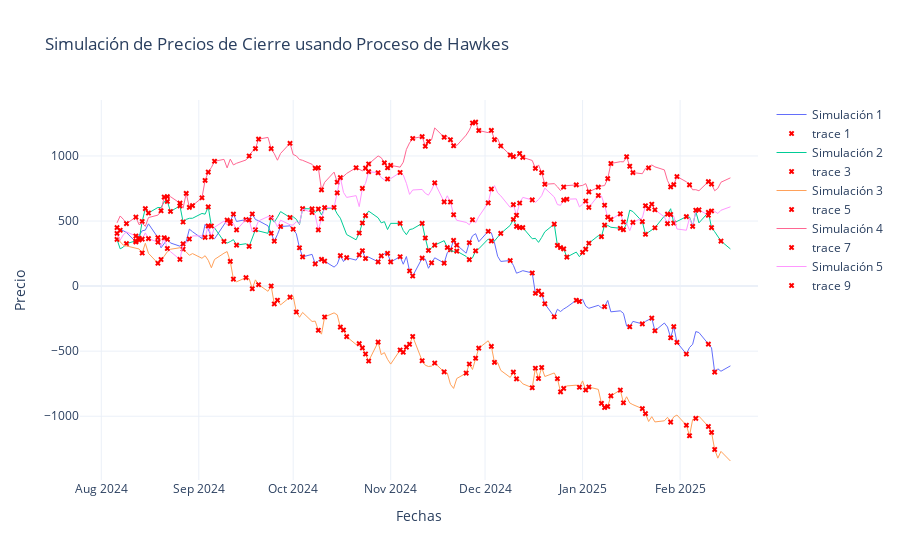

The notebook cell saved with this chart:
### Code cell
def funcion_intensidad(mu, alpha, beta, eventos, tiempos):
    # Calcula la intensidad actual del proceso de Hawkes
    return mu + alpha * np.sum(eventos * np.exp(-beta * (len(eventos) + 1 - tiempos)))

def simulated_hawkes_closing_prices(eventos, lambda_0, alpha, beta, initial_price, daily_volatility, start_date, num_days=30):
    number_events = len(eventos)
    
    eventos_historicos = list(eventos)  # Convertir a lista para modificarla

    # Crear un array de tiempos para los eventos históricos
    historical_times = np.arange(1, number_events + 1)

    # Lista para almacenar precios de cierre
    prices = [initial_price]

    current_intensity = lambda_0  # Intensidad actual
    
    simulated_events = np.zeros(1)
    
    for i in range(1, num_days + 1):
        # Actualiza los tiempos históricos añadiendo el nuevo tiempo
        historical_times = np.append(historical_times, number_events + i)

        P = 1 - np.exp(-current_intensity)
        
        price_change = 0  # Inicializar el cambio de precio para el día
        
        if np.random.uniform() < P:
            eventos_historicos.append(1)
            # Calcula el cambio de precio basado en el número de eventos
            event_price_change = np.random.normal(loc=0, scale=daily_volatility)
            price_change += event_price_change
            simulated_events = np.append(simulated_events, 1)
        else:
            simulated_events = np.append(simulated_events, 0)
            eventos_historicos.append(0)

        # Actualiza la intensidad actual del proceso de Hawkes
        current_intensity = funcion_intensidad(lambda_0, alpha, beta, eventos_historicos, historical_times)
        
        price_change += np.random.normal(loc=0, scale=daily_volatility)
        new_price = prices[-1] + price_change
        prices.append(new_price)

    # Generar las fechas desde la fecha de inicio
    dates = pd.bdate_range(start=start_date, periods=num_days)# pd.date_range(start=start_date, periods=num_days + 1)  # +1 para incluir el día inicial

    return dates, prices, simulated_events

# Parámetros del modelo
lambda_0 = 0.5  # Intensidad base
alpha = 0.8     # Impacto del evento
beta = 1.5      # Tasa de decaimiento
initial_price = data['Close'][-1]  # Precio inicial
daily_volatility = data['Close'].std()#/10  # Volatilidad diaria
num_days = 140  # Número de días
start_date = '2024-08-06'  # Fecha de inicio

# Inicializar la lista de eventos
events = eventos_si_no#[0, 1, 0, 0, 1, 0, 1, 0]  # Ejemplo de inicialización, reemplaza con tu 'eventos_si_no'

# Simulación de múltiples trayectorias
num_simulations = 5  # Número de simulaciones que quieres realizar
all_simulations = []  # Almacena todas las simulaciones

for _ in range(num_simulations):
    dates, prices, simulated_events = simulated_hawkes_closing_prices(events, lambda_0, alpha, beta, initial_price, daily_volatility, start_date, num_days)
    all_simulations.append((dates, prices, simulated_events))

# Crear gráfico con Plotly
fig = go.Figure()

# Añadir cada simulación como una línea separada
for idx, (dates, prices, simulated_events) in enumerate(all_simulations):
    # Añadir la línea de precios de cierre para cada simulación
    fig.add_trace(go.Scatter(
        x=dates,
        y=prices[1:],  # Saltar el precio inicial para ajustar la longitud de la serie temporal
        mode='lines',
        name=f'Simulación {idx + 1}',
        line=dict(width=1)  # Cambiar el ancho de línea si lo deseas
    ))

    # Identificar los tiempos de eventos (donde los eventos son 1)
    event_dates = [dates[i-1] for i, e in enumerate(simulated_events) if e == 1 and i < num_days]

    # Añadir el scatter plot para eventos de cada simulación
    fig.add_trace(go.Scatter(
        x=event_dates,
        y=[prices[i] for i, e in enumerate(simulated_events) if e == 1 and i < num_days],
        mode='markers',
        #name=f'Eventos Simulación {idx + 1}',
        marker=dict(color='red', symbol='x', size=5)
    ))

# Actualizar el diseño del gráfico
fig.update_layout(
    title='Simulación de Precios de Cierre usando Proceso de Hawkes',
    xaxis_title='Fechas',
    yaxis_title='Precio',
    #legend=dict(x=0, y=1),
    template='plotly_white'
)

# Mostrar el gráfico
fig.show()

### Figure 1 — Plotly figure (JSON) as saved in the notebook; plotly's stock layout.template omitted (floating-point values rounded to 4 significant figures; data arrays with more than 128 entries replaced by an {"elided": "..."} marker saying what was removed)
{"data": [{"line": {"width": 1}, "mode": "lines", "name": "Simulación 1", "type": "scatter", "x": {"elided": "140 str values"}, "y": {"elided": "140 float values"}}, {"marker": {"color": "red", "size": 5, "symbol": "x"}, "mode": "markers", "type": "scatter", "x": ["2024-08-06T00:00:00", "2024-08-07T00:00:00", "2024-08-12T00:00:00", "2024-08-19T00:00:00", "2024-08-22T00:00:00", "2024-09-10T00:00:00", "2024-09-11T00:00:00", "2024-09-12T00:00:00", "2024-09-16T00:00:00", "2024-09-18T00:00:00", "2024-09-24T00:00:00", "2024-09-25T00:00:00", "2024-09-27T00:00:00", "2024-10-01T00:00:00", "2024-10-03T00:00:00", "2024-10-04T00:00:00", "2024-10-08T00:00:00", "2024-10-10T00:00:00", "2024-10-11T00:00:00", "2024-10-16T00:00:00", "2024-10-18T00:00:00", "2024-10-22T00:00:00", "2024-10-23T00:00:00", "2024-10-24T00:00:00", "2024-10-28T00:00:00", "2024-10-29T00:00:00", "2024-10-31T00:00:00", "2024-11-01T00:00:00", "2024-11-04T00:00:00", "2024-11-07T00:00:00", "2024-11-08T00:00:00", "2024-11-11T00:00:00", "2024-11-14T00:00:00", "2024-11-18T00:00:00", "2024-11-20T00:00:00", "2024-11-21T00:00:00", "2024-11-22T00:00:00", "2024-11-26T00:00:00", "2024-12-02T00:00:00", "2024-12-09T00:00:00", "2024-12-16T00:00:00", "2024-12-17T00:00:00", "2024-12-18T00:00:00", "2024-12-19T00:00:00", "2024-12-20T00:00:00", "2024-12-23T00:00:00", "2024-12-30T00:00:00", "2024-12-31T00:00:00", "2025-01-08T00:00:00", "2025-01-16T00:00:00", "2025-01-20T00:00:00", "2025-01-23T00:00:00", "2025-01-24T00:00:00", "2025-01-29T00:00:00", "2025-01-30T00:00:00", "2025-01-31T00:00:00", "2025-02-03T00:00:00", "2025-02-10T00:00:00", "2025-02-12T00:00:00"], "y": [449.6, 429.0, 338.7, 372.4, 359.5, 507.3, 497.0, 553.1, 511.4, 554.1, 406.2, 345.2, 457.8, 437.2, 294.4, 224.1, 170.4, 206.0, 192.2, 234.0, 218.4, 239.5, 272.0, 211.9, 186.5, 232.5, 251.7, 185.7, 225.9, 116.4, 77.47, 214.5, 179.1, 176.8, 278.9, 351.7, 315.4, 333.4, 421.2, 196.4, 100.6, -55.31, -37.68, -65.09, -135.9, -235.9, -108.6, -118.5, -158.4, -312.5, -290.4, -246.0, -343.6, -397.1, -311.7, -432.2, -522.1, -446.3, -660.9]}, {"line": {"width": 1}, "mode": "lines", "name": "Simulación 2", "type": "scatter", "x": {"elided": "140 str values"}, "y": {"elided": "140 float values"}}, {"marker": {"color": "red", "size": 5, "symbol": "x"}, "mode": "markers", "type": "scatter", "x": ["2024-08-06T00:00:00", "2024-08-09T00:00:00", "2024-08-12T00:00:00", "2024-08-13T00:00:00", "2024-08-14T00:00:00", "2024-08-15T00:00:00", "2024-08-16T00:00:00", "2024-08-22T00:00:00", "2024-08-23T00:00:00", "2024-08-26T00:00:00", "2024-08-27T00:00:00", "2024-09-04T00:00:00", "2024-09-05T00:00:00", "2024-09-09T00:00:00", "2024-09-13T00:00:00", "2024-09-17T00:00:00", "2024-09-19T00:00:00", "2024-09-24T00:00:00", "2024-09-30T00:00:00", "2024-10-04T00:00:00", "2024-10-07T00:00:00", "2024-10-09T00:00:00", "2024-10-22T00:00:00", "2024-10-23T00:00:00", "2024-10-24T00:00:00", "2024-11-04T00:00:00", "2024-11-11T00:00:00", "2024-11-12T00:00:00", "2024-11-13T00:00:00", "2024-11-15T00:00:00", "2024-11-19T00:00:00", "2024-11-22T00:00:00", "2024-11-26T00:00:00", "2024-11-28T00:00:00", "2024-12-03T00:00:00", "2024-12-06T00:00:00", "2024-12-10T00:00:00", "2024-12-11T00:00:00", "2024-12-12T00:00:00", "2024-12-13T00:00:00", "2024-12-23T00:00:00", "2024-12-24T00:00:00", "2024-12-25T00:00:00", "2024-12-26T00:00:00", "2024-12-27T00:00:00", "2025-01-01T00:00:00", "2025-01-02T00:00:00", "2025-01-03T00:00:00", "2025-01-07T00:00:00", "2025-01-08T00:00:00", "2025-01-13T00:00:00", "2025-01-14T00:00:00", "2025-01-20T00:00:00", "2025-01-21T00:00:00", "2025-01-24T00:00:00", "2025-01-28T00:00:00", "2025-01-30T00:00:00", "2025-02-03T00:00:00", "2025-02-10T00:00:00", "2025-02-11T00:00:00", "2025-02-14T00:00:00"], "y": [358.6, 326.4, 347.8, 353.9, 496.8, 595.5, 561.7, 651.0, 573.6, 616.7, 492.6, 608.7, 461.7, 343.7, 314.8, 305.7, 433.0, 526.0, 527.3, 595.2, 593.5, 592.2, 407.7, 484.7, 541.6, 481.9, 482.1, 369.4, 273.9, 315.0, 296.2, 268.4, 203.3, 270.8, 346.7, 404.9, 512.1, 458.9, 450.4, 449.6, 476.3, 312.9, 296.2, 286.0, 222.9, 259.5, 283.9, 329.7, 379.9, 469.1, 444.1, 433.2, 495.6, 398.2, 448.1, 552.9, 483.7, 533.4, 566.9, 449.8, 346.1]}, {"line": {"width": 1}, "mode": "lines", "name": "Simulación 3", "type": "scatter", "x": {"elided": "140 str values"}, "y": {"elided": "140 float values"}}, {"marker": {"color": "red", "size": 5, "symbol": "x"}, "mode": "markers", "type": "scatter", "x": ["2024-08-14T00:00:00", "2024-08-19T00:00:00", "2024-08-20T00:00:00", "2024-08-27T00:00:00", "2024-09-11T00:00:00", "2024-09-12T00:00:00", "2024-09-16T00:00:00", "2024-09-18T00:00:00", "2024-09-20T00:00:00", "2024-09-24T00:00:00", "2024-09-25T00:00:00", "2024-09-26T00:00:00", "2024-09-30T00:00:00", "2024-10-02T00:00:00", "2024-10-09T00:00:00", "2024-10-11T00:00:00", "2024-10-16T00:00:00", "2024-10-17T00:00:00", "2024-10-18T00:00:00", "2024-10-22T00:00:00", "2024-10-23T00:00:00", "2024-10-24T00:00:00", "2024-10-25T00:00:00", "2024-10-28T00:00:00", "2024-11-04T00:00:00", "2024-11-05T00:00:00", "2024-11-06T00:00:00", "2024-11-07T00:00:00", "2024-11-08T00:00:00", "2024-11-11T00:00:00", "2024-11-15T00:00:00", "2024-11-18T00:00:00", "2024-11-25T00:00:00", "2024-11-26T00:00:00", "2024-11-28T00:00:00", "2024-11-29T00:00:00", "2024-12-03T00:00:00", "2024-12-04T00:00:00", "2024-12-10T00:00:00", "2024-12-11T00:00:00", "2024-12-16T00:00:00", "2024-12-17T00:00:00", "2024-12-18T00:00:00", "2024-12-19T00:00:00", "2024-12-24T00:00:00", "2024-12-25T00:00:00", "2024-12-26T00:00:00", "2024-12-31T00:00:00", "2025-01-02T00:00:00", "2025-01-03T00:00:00", "2025-01-07T00:00:00", "2025-01-08T00:00:00", "2025-01-09T00:00:00", "2025-01-10T00:00:00", "2025-01-13T00:00:00", "2025-01-14T00:00:00", "2025-01-20T00:00:00", "2025-01-21T00:00:00", "2025-01-29T00:00:00", "2025-02-03T00:00:00", "2025-02-04T00:00:00", "2025-02-06T00:00:00", "2025-02-10T00:00:00", "2025-02-11T00:00:00", "2025-02-12T00:00:00"], "y": [254.4, 175.5, 204.7, 283.5, 189.8, 54.02, 64.65, -20.62, 10.75, 0.7627, -137.2, -108.4, -84.85, -198.9, -339.4, -237.3, -314.9, -337.5, -388.8, -442.2, -475.3, -521.6, -575.9, -430.3, -491.2, -508.6, -469.2, -446.8, -387.3, -573.6, -591.3, -659.7, -668.7, -599.1, -554.5, -476.9, -463.5, -586.2, -661.3, -713.1, -781.1, -630.9, -710.1, -625.5, -711.7, -812.4, -786.4, -777.5, -798.4, -775.3, -900.9, -933.0, -925.5, -843.1, -799.1, -896.9, -941.9, -979.8, -1045.0, -1069.0, -1150.0, -1017.0, -1079.0, -1125.0, -1256.0]}, {"line": {"width": 1}, "mode": "lines", "name": "Simulación 4", "type": "scatter", "x": {"elided": "140 str values"}, "y": {"elided": "140 float values"}}, {"marker": {"color": "red", "size": 5, "symbol": "x"}, "mode": "markers", "type": "scatter", "x": ["2024-08-09T00:00:00", "2024-08-12T00:00:00", "2024-08-20T00:00:00", "2024-08-21T00:00:00", "2024-08-22T00:00:00", "2024-08-26T00:00:00", "2024-08-28T00:00:00", "2024-08-29T00:00:00", "2024-08-30T00:00:00", "2024-09-02T00:00:00", "2024-09-03T00:00:00", "2024-09-04T00:00:00", "2024-09-06T00:00:00", "2024-09-17T00:00:00", "2024-09-19T00:00:00", "2024-09-20T00:00:00", "2024-09-24T00:00:00", "2024-09-30T00:00:00", "2024-10-08T00:00:00", "2024-10-09T00:00:00", "2024-10-10T00:00:00", "2024-10-15T00:00:00", "2024-10-21T00:00:00", "2024-10-24T00:00:00", "2024-10-25T00:00:00", "2024-10-30T00:00:00", "2024-10-31T00:00:00", "2024-11-01T00:00:00", "2024-11-08T00:00:00", "2024-11-11T00:00:00", "2024-11-12T00:00:00", "2024-11-13T00:00:00", "2024-11-18T00:00:00", "2024-11-20T00:00:00", "2024-11-21T00:00:00", "2024-11-27T00:00:00", "2024-11-28T00:00:00", "2024-11-29T00:00:00", "2024-12-03T00:00:00", "2024-12-04T00:00:00", "2024-12-06T00:00:00", "2024-12-09T00:00:00", "2024-12-10T00:00:00", "2024-12-12T00:00:00", "2024-12-13T00:00:00", "2024-12-17T00:00:00", "2024-12-19T00:00:00", "2024-12-20T00:00:00", "2024-12-26T00:00:00", "2024-12-30T00:00:00", "2025-01-03T00:00:00", "2025-01-06T00:00:00", "2025-01-09T00:00:00", "2025-01-10T00:00:00", "2025-01-15T00:00:00", "2025-01-16T00:00:00", "2025-01-17T00:00:00", "2025-01-22T00:00:00", "2025-01-29T00:00:00", "2025-01-30T00:00:00", "2025-01-31T00:00:00", "2025-02-04T00:00:00", "2025-02-10T00:00:00", "2025-02-11T00:00:00"], "y": [480.3, 530.1, 579.0, 683.9, 687.1, 637.6, 712.2, 604.8, 618.8, 678.6, 811.9, 876.4, 959.4, 1000.0, 1057.0, 1129.0, 1056.0, 1097.0, 905.4, 909.5, 739.8, 798.4, 909.6, 906.7, 938.6, 947.6, 909.2, 928.1, 1135.0, 1149.0, 1075.0, 1111.0, 1144.0, 1124.0, 1079.0, 1253.0, 1260.0, 1196.0, 1197.0, 1126.0, 1077.0, 1008.0, 994.7, 1019.0, 989.4, 904.4, 872.0, 782.7, 761.4, 777.4, 724.5, 760.4, 825.5, 942.3, 994.3, 921.0, 872.2, 908.3, 762.1, 780.2, 841.9, 777.9, 802.8, 784.1]}, {"line": {"width": 1}, "mode": "lines", "name": "Simulación 5", "type": "scatter", "x": {"elided": "140 str values"}, "y": {"elided": "140 float values"}}, {"marker": {"color": "red", "size": 5, "symbol": "x"}, "mode": "markers", "type": "scatter", "x": ["2024-08-06T00:00:00", "2024-08-12T00:00:00", "2024-08-13T00:00:00", "2024-08-14T00:00:00", "2024-08-16T00:00:00", "2024-08-19T00:00:00", "2024-08-21T00:00:00", "2024-08-22T00:00:00", "2024-08-26T00:00:00", "2024-08-27T00:00:00", "2024-08-29T00:00:00", "2024-09-03T00:00:00", "2024-09-04T00:00:00", "2024-09-05T00:00:00", "2024-09-11T00:00:00", "2024-09-13T00:00:00", "2024-09-17T00:00:00", "2024-10-07T00:00:00", "2024-10-09T00:00:00", "2024-10-10T00:00:00", "2024-10-11T00:00:00", "2024-10-14T00:00:00", "2024-10-15T00:00:00", "2024-10-16T00:00:00", "2024-10-23T00:00:00", "2024-10-25T00:00:00", "2024-10-28T00:00:00", "2024-10-31T00:00:00", "2024-11-04T00:00:00", "2024-11-15T00:00:00", "2024-11-18T00:00:00", "2024-11-20T00:00:00", "2024-11-21T00:00:00", "2024-11-27T00:00:00", "2024-12-02T00:00:00", "2024-12-03T00:00:00", "2024-12-10T00:00:00", "2024-12-11T00:00:00", "2024-12-12T00:00:00", "2024-12-16T00:00:00", "2024-12-26T00:00:00", "2024-12-27T00:00:00", "2025-01-02T00:00:00", "2025-01-03T00:00:00", "2025-01-06T00:00:00", "2025-01-08T00:00:00", "2025-01-09T00:00:00", "2025-01-10T00:00:00", "2025-01-13T00:00:00", "2025-01-14T00:00:00", "2025-01-17T00:00:00", "2025-01-21T00:00:00", "2025-01-22T00:00:00", "2025-01-23T00:00:00", "2025-01-24T00:00:00", "2025-01-28T00:00:00", "2025-01-29T00:00:00", "2025-02-05T00:00:00", "2025-02-06T00:00:00", "2025-02-07T00:00:00", "2025-02-10T00:00:00", "2025-02-11T00:00:00"], "y": [404.5, 384.7, 367.7, 360.6, 365.2, 337.9, 371.3, 288.7, 205.1, 324.0, 361.8, 374.5, 462.1, 378.0, 481.0, 431.5, 507.6, 565.2, 431.7, 517.7, 603.2, 604.3, 716.8, 833.8, 751.4, 879.5, 870.9, 823.0, 873.2, 793.4, 647.0, 646.4, 548.5, 509.8, 639.4, 745.8, 625.8, 544.6, 638.2, 662.6, 661.0, 667.7, 653.7, 604.5, 696.1, 621.6, 529.6, 512.3, 555.6, 492.6, 489.2, 617.5, 596.4, 629.3, 586.4, 480.1, 550.3, 458.8, 583.1, 586.1, 544.7, 577.5]}], "layout": {"title": {"text": "Simulación de Precios de Cierre usando Proceso de Hawkes"}, "xaxis": {"title": {"text": "Fechas"}}, "yaxis": {"title": {"text": "Precio"}}}}
